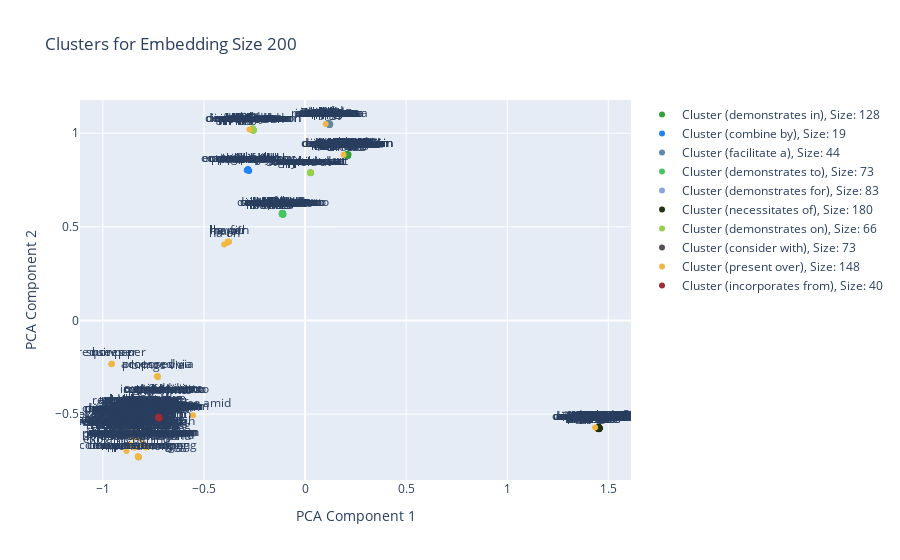

The code cell stored with this chart in its notebook:
### Code cell
from process_graph.edges_clustering import plot_clusters_with_pca

plot_clusters_with_pca(result[200][0], result[200][1], edge_label_map_bigram)

### Figure 1 — Plotly figure (JSON) as saved in the notebook; plotly's stock layout.template omitted (floating-point values rounded to 4 significant figures; data arrays with more than 128 entries replaced by an {"elided": "..."} marker saying what was removed)
{"data": [{"marker": {"color": "rgb(49, 162, 57)"}, "mode": "markers+text", "name": "Cluster (demonstrates in), Size: 128", "text": ["access in", "achieve in", "achieved in", "affect in", "aid in", "allows in", "append in", "become in", "becomes in", "blowing in", "capture in", "carry in", "claim in", "concern in", "considered in", "consists in", "containing in", "contains in", "coordinate in", "corresponds in", "created in", "define in", "deforms in", "degrades in", "delivers in", "demonstrated in", "demonstrates in", "depend in", "detect in", "determine in", "develops in", "distributes in", "doubling in", "emerged in", "employ in", "employed in", "enables in", "engage in", "enhance in", "enhanced in", "evaluate in", "evolve in", "examine in", "exceed in", "excels in", "exhibit in", "exhibited in", "exist in", "existed in", "expect in", "experience in", "experienced in", "explored in", "extends in", "facilitate in", "fit in", "garnered in", "grow in", "handle in", "highlight in", "hold in", "identify in", "impact in", "improved in", "include in", "includes in", "increase in", "indicating in", "introduced in", "investigate in", "involves in", "iterate in", "lead in", "leverage in", "lie in", "list in", "made in", "make in", "measure in", "need in", "occurring in", "offer in", "operate in", "operates in", "outpaced in", "outperformed in", "outperforms in", "output in", "paved in", "performs in", "play in", "pose in", "processed in", "propagate in", "proposed in", "proved in", "proven in", "provides in", "quantifies in", "receives in", "reconstructs in", "refers in", "remains in", "remove in", "report in", "represent in", "represents in", "require in", "resembles in", "result in", "resulted in", "review in", "satisfy in", "selects in", "set in", "shown in", "struggle in", "survey in", "tackle in", "tend in", "track in", "uncover in", "use in", "utilizes in", "varies in", "vary in", "visualize in", "yielded in"], "textposition": "top center", "type": "scatter", "x": [0.2068, 0.2113, 0.209, 0.2112, 0.2149, 0.208, 0.2057, 0.2074, 0.2079, 0.2079, 0.209, 0.2076, 0.2083, 0.2116, 0.2082, 0.2071, 0.2067, 0.2074, 0.2092, 0.2069, 0.206, 0.2088, 0.2089, 0.2096, 0.2087, 0.2085, 0.2092, 0.2093, 0.2076, 0.209, 0.2089, 0.2078, 0.2079, 0.2052, 0.2083, 0.2072, 0.2082, 0.208, 0.2119, 0.2096, 0.21, 0.2085, 0.2072, 0.2092, 0.2111, 0.2068, 0.2065, 0.2065, 0.2054, 0.2093, 0.2094, 0.2089, 0.2062, 0.208, 0.2092, 0.2086, 0.2072, 0.2083, 0.209, 0.2101, 0.2058, 0.2086, 0.2126, 0.2105, 0.2083, 0.2078, 0.2102, 0.2071, 0.2069, 0.2084, 0.2086, 0.207, 0.2101, 0.2102, 0.2057, 0.2066, 0.2048, 0.2101, 0.2102, 0.211, 0.2064, 0.2082, 0.2065, 0.2064, 0.2074, 0.2083, 0.2098, 0.2078, 0.2063, 0.208, 0.2087, 0.2097, 0.2058, 0.2071, 0.208, 0.2079, 0.2101, 0.2084, 0.2088, 0.2069, 0.2073, 0.2062, 0.2079, 0.2083, 0.2078, 0.2084, 0.2084, 0.2096, 0.208, 0.209, 0.2077, 0.2095, 0.2091, 0.2062, 0.2019, 0.2057, 0.2102, 0.2075, 0.2102, 0.2078, 0.2073, 0.2084, 0.2085, 0.208, 0.208, 0.2074, 0.2083, 0.2067], "y": [0.8829, 0.8835, 0.8843, 0.8786, 0.8872, 0.8816, 0.8839, 0.8858, 0.8827, 0.8822, 0.8821, 0.8833, 0.8839, 0.8828, 0.886, 0.8845, 0.8835, 0.8834, 0.8831, 0.883, 0.8865, 0.8837, 0.8813, 0.8806, 0.8822, 0.8844, 0.8832, 0.8834, 0.8815, 0.8831, 0.8824, 0.8823, 0.8806, 0.884, 0.8879, 0.888, 0.8814, 0.8845, 0.8816, 0.884, 0.8831, 0.8841, 0.8822, 0.8833, 0.8851, 0.8838, 0.8855, 0.8854, 0.8852, 0.8834, 0.883, 0.8852, 0.8846, 0.8807, 0.8837, 0.8858, 0.884, 0.8789, 0.8837, 0.8822, 0.8812, 0.8834, 0.8803, 0.8834, 0.8842, 0.8832, 0.8799, 0.8827, 0.8852, 0.8835, 0.8825, 0.8832, 0.8808, 0.8816, 0.8835, 0.8837, 0.887, 0.8817, 0.8821, 0.8846, 0.8806, 0.8854, 0.8855, 0.8841, 0.8823, 0.8838, 0.8825, 0.8827, 0.8869, 0.8843, 0.8832, 0.8838, 0.8845, 0.8827, 0.8854, 0.8862, 0.8862, 0.8829, 0.8815, 0.8835, 0.8827, 0.885, 0.883, 0.8814, 0.8822, 0.8844, 0.8826, 0.8844, 0.8845, 0.8825, 0.8821, 0.8834, 0.8848, 0.8842, 0.8828, 0.8846, 0.8823, 0.8818, 0.8827, 0.8834, 0.882, 0.8823, 0.8832, 0.8836, 0.8829, 0.8854, 0.8824, 0.8827]}, {"marker": {"color": "rgb(34, 131, 246)"}, "mode": "markers+text", "name": "Cluster (combine by), Size: 19", "text": ["arrives by", "boost by", "categorized by", "choose by", "classify by", "combine by", "considered by", "employ by", "encompasses by", "include by", "need by", "outperformed by", "perform by", "possesses by", "replaced by", "set by", "simulate by", "utilized by", "visualize by"], "textposition": "top center", "type": "scatter", "x": [-0.2855, -0.2765, -0.2827, -0.2819, -0.2816, -0.2813, -0.282, -0.2819, -0.2814, -0.282, -0.2793, -0.2819, -0.2826, -0.2811, -0.284, -0.2883, -0.2821, -0.2829, -0.282], "y": [0.8018, 0.7985, 0.8058, 0.804, 0.8047, 0.8028, 0.8059, 0.8078, 0.8028, 0.8041, 0.8045, 0.8037, 0.8052, 0.8052, 0.8062, 0.8027, 0.803, 0.8062, 0.8023]}, {"marker": {"color": "rgb(96, 137, 166)"}, "mode": "markers+text", "name": "Cluster (facilitate a), Size: 44", "text": ["act a", "acting a", "adjust a", "aim a", "appear a", "call a", "carry a", "compute a", "construct a", "coordinate a", "cover a", "denote a", "depicts a", "describes a", "emerges a", "employ a", "encode a", "enhances a", "exceed a", "explores a", "facilitate a", "function a", "handle a", "have a", "include a", "interpret a", "introduces a", "named a", "offer a", "play a", "reformulate a", "replace a", "require a", "serf a", "serve a", "shown a", "solidify a", "undergo a", "use a", "used a", "utilize a", "utilized a", "utilizes a", "work a"], "textposition": "top center", "type": "scatter", "x": [0.1181, 0.1196, 0.1206, 0.1251, 0.1175, 0.1176, 0.1189, 0.1187, 0.1193, 0.1205, 0.1198, 0.1174, 0.1172, 0.1192, 0.1177, 0.1196, 0.1166, 0.1229, 0.1204, 0.1185, 0.1204, 0.1195, 0.1202, 0.1173, 0.1195, 0.1197, 0.1195, 0.1153, 0.1195, 0.1199, 0.1209, 0.1204, 0.1208, 0.1141, 0.1183, 0.117, 0.1204, 0.1188, 0.1197, 0.1161, 0.1198, 0.1186, 0.1192, 0.1201], "y": [1.055, 1.051, 1.044, 1.049, 1.048, 1.049, 1.047, 1.046, 1.049, 1.047, 1.047, 1.049, 1.047, 1.048, 1.046, 1.052, 1.047, 1.044, 1.047, 1.046, 1.048, 1.048, 1.048, 1.048, 1.048, 1.048, 1.047, 1.056, 1.05, 1.047, 1.047, 1.049, 1.049, 1.055, 1.051, 1.049, 1.046, 1.049, 1.047, 1.053, 1.048, 1.05, 1.048, 1.05]}, {"marker": {"color": "rgb(74, 196, 99)"}, "mode": "markers+text", "name": "Cluster (demonstrates to), Size: 73", "text": ["accept to", "achieve to", "achieved to", "achieves to", "adapt to", "adapts to", "adhere to", "affect to", "aggregate to", "align to", "apply to", "approach to", "assigns to", "becomes to", "belong to", "belongs to", "cause to", "compare to", "compiled to", "connects to", "contributes to", "converges to", "converted to", "correct to", "corresponds to", "demonstrates to", "detects to", "diagnose to", "employ to", "enhance to", "evaluates to", "exhibit to", "exhibited to", "extend to", "extracted to", "fixed to", "generate to", "guide to", "have to", "highlight to", "improve to", "introduce to", "introduced to", "involves to", "lead to", "learn to", "lie to", "limit to", "link to", "map to", "offer to", "processed to", "propose to", "proposed to", "proposes to", "provides to", "rank to", "refer to", "refers to", "relates to", "remains to", "require to", "respond to", "restrict to", "result to", "return to", "satisfy to", "standardizes to", "taken to", "underscore to", "unpools to", "use to", "utilizes to"], "textposition": "top center", "type": "scatter", "x": [-0.1119, -0.1083, -0.1106, -0.1099, -0.1099, -0.1112, -0.1117, -0.1084, -0.1122, -0.1125, -0.1103, -0.1095, -0.113, -0.1117, -0.1136, -0.1124, -0.1088, -0.1098, -0.1142, -0.1129, -0.1093, -0.1128, -0.114, -0.1106, -0.1127, -0.1104, -0.1142, -0.1103, -0.1113, -0.1077, -0.1109, -0.1128, -0.1131, -0.1108, -0.1139, -0.1141, -0.1113, -0.1105, -0.1136, -0.1095, -0.107, -0.1107, -0.1127, -0.1111, -0.1095, -0.1103, -0.1139, -0.1091, -0.1133, -0.1158, -0.1114, -0.1138, -0.1112, -0.1117, -0.1112, -0.1112, -0.1111, -0.1135, -0.1134, -0.1107, -0.1118, -0.1101, -0.1105, -0.1106, -0.1106, -0.1127, -0.1106, -0.1105, -0.1152, -0.1099, -0.1095, -0.1112, -0.1117], "y": [0.5706, 0.5698, 0.5707, 0.5689, 0.5714, 0.57, 0.5716, 0.5649, 0.5684, 0.5679, 0.5703, 0.5702, 0.5704, 0.5691, 0.5726, 0.572, 0.5673, 0.5684, 0.5719, 0.5689, 0.5683, 0.5678, 0.5724, 0.5711, 0.5694, 0.5695, 0.5659, 0.57, 0.5742, 0.568, 0.5692, 0.5701, 0.5719, 0.5677, 0.571, 0.5707, 0.5688, 0.572, 0.5703, 0.5685, 0.567, 0.57, 0.5715, 0.5688, 0.5672, 0.5706, 0.5699, 0.5658, 0.5673, 0.5692, 0.5718, 0.5709, 0.5702, 0.5717, 0.5697, 0.5693, 0.5758, 0.5735, 0.5714, 0.5696, 0.5693, 0.5707, 0.5703, 0.5689, 0.5688, 0.5681, 0.5711, 0.5682, 0.5724, 0.5695, 0.5698, 0.5696, 0.57]}, {"marker": {"color": "rgb(140, 164, 222)"}, "mode": "markers+text", "name": "Cluster (demonstrates for), Size: 83", "text": ["access for", "account for", "achieves for", "adopt for", "adopted for", "allows for", "applies for", "assume for", "become for", "bypass for", "calculates for", "choose for", "compute for", "conclude for", "consider for", "contribute for", "cover for", "defined for", "demonstrates for", "depicts for", "develops for", "discus for", "eliminate for", "employ for", "encounter for", "enforces for", "ensures for", "exceeding for", "exceeds for", "exhibited for", "extracted for", "follow for", "form for", "gain for", "garnered for", "generates for", "have for", "identified for", "improved for", "include for", "includes for", "incorporates for", "indicates for", "introduce for", "introduced for", "lag for", "lay for", "lead for", "log for", "mean for", "mirror for", "note for", "occurs for", "offer for", "open for", "outpaced for", "pave for", "present for", "presented for", "processed for", "produce for", "promotes for", "propose for", "proposed for", "proved for", "provide for", "provides for", "recall for", "reduces for", "refer for", "remains for", "report for", "requires for", "sampled for", "separate for", "set for", "show for", "showcase for", "stand for", "stem for", "upload for", "utilize for", "utilizes for"], "textposition": "top center", "type": "scatter", "x": [-0.7626, -0.7628, -0.7596, -0.7607, -0.7625, -0.7613, -0.7605, -0.7627, -0.7619, -0.7615, -0.7618, -0.761, -0.7619, -0.7624, -0.7604, -0.7593, -0.7607, -0.7626, -0.7601, -0.7633, -0.7604, -0.7589, -0.7591, -0.761, -0.7618, -0.7605, -0.7598, -0.7615, -0.7607, -0.7628, -0.7636, -0.762, -0.7628, -0.76, -0.7621, -0.7611, -0.7633, -0.7625, -0.7588, -0.761, -0.7615, -0.7607, -0.7616, -0.7604, -0.7624, -0.7594, -0.7678, -0.7592, -0.7724, -0.7606, -0.7618, -0.7631, -0.7642, -0.7611, -0.7664, -0.7619, -0.7592, -0.7621, -0.7625, -0.7635, -0.761, -0.7593, -0.7609, -0.7614, -0.7615, -0.7605, -0.7609, -0.7623, -0.7593, -0.7632, -0.7614, -0.7615, -0.7601, -0.7652, -0.7631, -0.7674, -0.7632, -0.7604, -0.7617, -0.7612, -0.7636, -0.7608, -0.7613], "y": [-0.5106, -0.511, -0.511, -0.5085, -0.5064, -0.5119, -0.5101, -0.5105, -0.5078, -0.5107, -0.5122, -0.5094, -0.512, -0.5114, -0.5101, -0.5105, -0.5108, -0.508, -0.5104, -0.5105, -0.5111, -0.5098, -0.5119, -0.5057, -0.5105, -0.5109, -0.5133, -0.5108, -0.5107, -0.508, -0.5089, -0.5107, -0.5106, -0.5146, -0.5095, -0.5118, -0.5096, -0.5082, -0.5101, -0.5093, -0.5103, -0.51, -0.5115, -0.5099, -0.5084, -0.5252, -0.5125, -0.5127, -0.5174, -0.5133, -0.5114, -0.5144, -0.5161, -0.5081, -0.511, -0.5112, -0.5099, -0.5103, -0.5076, -0.509, -0.5098, -0.5115, -0.5097, -0.5081, -0.5073, -0.5093, -0.5106, -0.5105, -0.5161, -0.5064, -0.5105, -0.5113, -0.5102, -0.5089, -0.5096, -0.5108, -0.5124, -0.5095, -0.5105, -0.5133, -0.512, -0.5094, -0.5099]}, {"marker": {"color": "rgb(33, 51, 18)"}, "mode": "markers+text", "name": "Cluster (necessitates of), Size: 180", "text": {"elided": "180 str values"}, "textposition": "top center", "type": "scatter", "x": {"elided": "180 float values"}, "y": {"elided": "180 float values"}}, {"marker": {"color": "rgb(147, 208, 76)"}, "mode": "markers+text", "name": "Cluster (demonstrates on), Size: 66", "text": ["achieve on", "achieved at", "achieved on", "act on", "appears at", "base on", "began on", "build on", "capitalizes on", "cause on", "classifies on", "completes on", "compute on", "conduct on", "construct on", "convolve on", "correct on", "demonstrated on", "demonstrates on", "denote at", "denotes on", "depend on", "depends on", "elaborate on", "employ on", "evaluate on", "evaluated on", "exhibit at", "explores at", "fail on", "fixed at", "focus on", "focused on", "generate at", "generates on", "increased at", "indicates on", "inform on", "investigate on", "investigated on", "made on", "motivates at", "outline on", "perform on", "performs on", "place on", "present on", "process at", "propose on", "proposed on", "provide on", "rank on", "reduces on", "relied on", "relies on", "rely on", "represent at", "represents at", "restore at", "support on", "surpasses at", "target on", "train on", "uploaded on", "validate on", "yield at"], "textposition": "top center", "type": "scatter", "x": [-0.2539, 0.02805, -0.2562, -0.2583, 0.02597, -0.2581, -0.2624, -0.2563, -0.256, -0.2543, -0.2574, -0.2577, -0.2577, -0.2564, -0.2571, -0.2577, -0.2561, -0.2567, -0.2559, 0.02522, -0.2581, -0.2559, -0.2554, -0.2562, -0.2568, -0.2551, -0.2574, 0.02589, 0.02632, -0.256, 0.02462, -0.2534, -0.2562, 0.02744, -0.2569, 0.02799, -0.2574, -0.2572, -0.2568, -0.2575, -0.2603, 0.03048, -0.2566, -0.2575, -0.2571, -0.2589, -0.2579, 0.02803, -0.2567, -0.2572, -0.2563, -0.2566, -0.2552, -0.258, -0.2562, -0.2563, 0.02746, 0.02744, 0.0287, -0.2543, 0.02895, -0.2565, -0.2583, -0.2611, -0.2565, 0.02823], "y": [1.018, 0.7902, 1.019, 1.026, 0.7886, 1.017, 1.017, 1.018, 1.017, 1.016, 1.019, 1.017, 1.017, 1.021, 1.02, 1.017, 1.02, 1.019, 1.018, 0.7912, 1.019, 1.018, 1.018, 1.021, 1.023, 1.018, 1.021, 0.7896, 0.7875, 1.02, 0.7903, 1.015, 1.019, 0.7884, 1.017, 0.7876, 1.017, 1.02, 1.018, 1.02, 1.022, 0.7892, 1.018, 1.02, 1.019, 1.017, 1.018, 0.7877, 1.019, 1.02, 1.019, 1.024, 1.012, 1.023, 1.019, 1.021, 0.7902, 0.7884, 0.7883, 1.019, 0.7894, 1.017, 1.021, 1.021, 1.018, 0.7856]}, {"marker": {"color": "rgb(88, 80, 89)"}, "mode": "markers+text", "name": "Cluster (consider with), Size: 73", "text": ["achieved with", "add during", "align with", "aligns with", "allows with", "answering with", "appears with", "built with", "combine with", "communicate with", "compare with", "complemented with", "comprises with", "consider with", "contain with", "contradict with", "coordinate with", "decrease with", "demonstrated with", "demonstrates with", "denotes with", "describe with", "designed with", "detects with", "determines with", "employ with", "enables with", "encounter with", "engage with", "feed into", "feed with", "fill with", "fit with", "follows with", "handle with", "have with", "have within", "implement with", "improves with", "indicate with", "integrates with", "interact with", "interfere with", "introduced with", "involves with", "make with", "mean among", "mean with", "need with", "obtain with", "performs with", "plan with", "play with", "populate with", "reduces with", "relates with", "remain with", "report with", "represents with", "send through", "tend between", "tend with", "transmitting with", "turn with", "undergoes with", "update with", "use for", "use with", "using with", "utilize with", "utilized with", "vary with", "work with"], "textposition": "top center", "type": "scatter", "x": [-0.8332, -0.8121, -0.835, -0.8345, -0.8341, -0.8337, -0.8352, -0.838, -0.8332, -0.8339, -0.8323, -0.8336, -0.8355, -0.8332, -0.8344, -0.8332, -0.8329, -0.8324, -0.8337, -0.8329, -0.8351, -0.8329, -0.8339, -0.8367, -0.8334, -0.8338, -0.8339, -0.8346, -0.8341, -0.701, -0.8383, -0.8371, -0.8336, -0.8357, -0.8332, -0.8361, -0.8085, -0.8322, -0.8308, -0.8344, -0.834, -0.8346, -0.8322, -0.8352, -0.8336, -0.8321, -0.824, -0.8335, -0.8312, -0.8344, -0.8341, -0.8324, -0.8335, -0.8369, -0.8322, -0.8332, -0.8355, -0.8343, -0.8338, -0.8626, -0.8027, -0.8344, -0.8354, -0.8358, -0.8348, -0.8341, -0.7609, -0.8337, -0.8366, -0.8336, -0.8347, -0.8348, -0.8333], "y": [-0.5309, -0.6262, -0.5336, -0.5341, -0.5336, -0.5309, -0.5325, -0.5252, -0.5323, -0.5311, -0.5331, -0.5299, -0.532, -0.5317, -0.532, -0.5311, -0.5321, -0.5365, -0.5308, -0.532, -0.5312, -0.5312, -0.5273, -0.5357, -0.5325, -0.5273, -0.5338, -0.5322, -0.5307, -0.4323, -0.5375, -0.5351, -0.5294, -0.531, -0.5315, -0.5312, -0.5617, -0.5311, -0.5366, -0.5329, -0.5329, -0.5317, -0.5329, -0.53, -0.5327, -0.5335, -0.7302, -0.5349, -0.5306, -0.5305, -0.5309, -0.5314, -0.532, -0.5321, -0.5378, -0.5319, -0.5315, -0.533, -0.5326, -0.6025, -0.6593, -0.5318, -0.5326, -0.5365, -0.5317, -0.5346, -0.5103, -0.532, -0.5318, -0.531, -0.5289, -0.5298, -0.5298]}, {"marker": {"color": "rgb(240, 183, 66)"}, "mode": "markers+text", "name": "Cluster (present over), Size: 148", "text": {"elided": "148 str values"}, "textposition": "top center", "type": "scatter", "x": {"elided": "148 float values"}, "y": {"elided": "148 float values"}}, {"marker": {"color": "rgb(158, 43, 57)"}, "mode": "markers+text", "name": "Cluster (incorporates from), Size: 40", "text": ["adjust from", "aggregate from", "allow from", "analyzed from", "answer from", "arise from", "benefit from", "collected from", "comprises from", "decrease from", "determine from", "differs from", "emerge from", "employed from", "enhances from", "examines from", "extract from", "gained from", "gather from", "generates from", "incorporates from", "increase from", "invert from", "learns from", "leverage from", "obtain from", "originates from", "present from", "range from", "recorded from", "reduce from", "reflects from", "span from", "suffer from", "transfer from", "unify from", "unpool from", "utilize from", "utilizes from", "visualizes from"], "textposition": "top center", "type": "scatter", "x": [-0.7226, -0.7245, -0.7241, -0.7261, -0.7222, -0.7252, -0.7212, -0.7267, -0.7253, -0.7222, -0.7229, -0.7239, -0.7258, -0.7248, -0.7203, -0.7245, -0.7243, -0.7258, -0.7271, -0.7238, -0.7234, -0.7218, -0.7241, -0.7252, -0.7218, -0.7243, -0.7251, -0.7247, -0.7232, -0.7269, -0.7204, -0.723, -0.7259, -0.7223, -0.7239, -0.7224, -0.7218, -0.7234, -0.724, -0.725], "y": [-0.5208, -0.5189, -0.519, -0.5161, -0.5166, -0.5181, -0.5175, -0.5163, -0.5177, -0.5223, -0.5179, -0.5169, -0.5189, -0.513, -0.5215, -0.5197, -0.5182, -0.5166, -0.5189, -0.5192, -0.5175, -0.5211, -0.5188, -0.5168, -0.5194, -0.5162, -0.518, -0.5178, -0.5186, -0.5165, -0.5231, -0.5189, -0.521, -0.5188, -0.519, -0.5189, -0.518, -0.5168, -0.5174, -0.5188]}], "layout": {"hovermode": "closest", "title": {"text": "Clusters for Embedding Size 200"}, "xaxis": {"title": {"text": "PCA Component 1"}}, "yaxis": {"title": {"text": "PCA Component 2"}}}}
